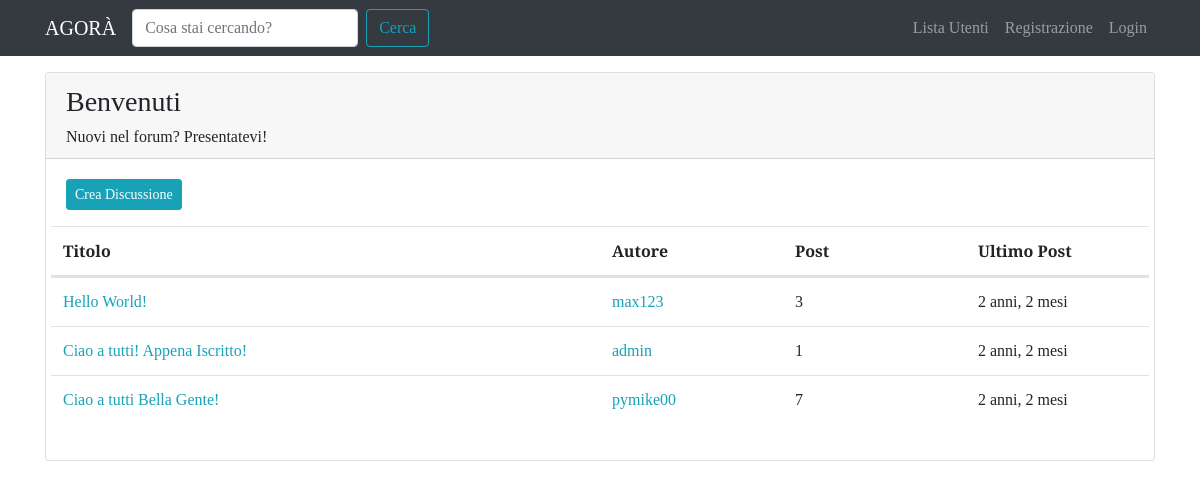
The app's page /forum/sezione/1/ with its own data.
### forum/models.py (models this page shows, shortened)
class Sezione(models.Model):
    nome_sezione = models.CharField(max_length=80)
    descrizione = models.CharField(max_length=150, blank=True, null=True)
    logo_sezione = models.ImageField(blank=True, null=True)
    class Meta:
        verbose_name = "Sezione"
        verbose_name_plural = "Sezioni"

class Discussione(models.Model):
    titolo = models.CharField(max_length=120)
    data_creazione = models.DateTimeField(auto_now_add=True)
    autore_discussione = models.ForeignKey(User, on_delete=models.CASCADE, related_name="discussioni")
    sezione_appartenenza = models.ForeignKey(Sezione, on_delete=models.CASCADE)
    def get_absolute_url(self):
        return reverse("visualizza_discussione", kwargs={"pk": self.pk})
    class Meta:
        verbose_name = "Discussione"
        verbose_name_plural = "Discussioni"

class Post(models.Model):
    autore_post = models.ForeignKey(User, on_delete=models.CASCADE, related_name="posts")
    contenuto = models.TextField()
    data_creazione = models.DateTimeField(auto_now_add=True)
    discussione = models.ForeignKey(Discussione, on_delete=models.CASCADE)
    class Meta:
        verbose_name = "Post"
        verbose_name_plural = "Posts"

### forum/views.py (the view)
# urls.py: path('sezione/<int:pk>/', views.visualizzaSezione, name="sezione_view"),
def visualizzaSezione(request, pk):
    sezione = get_object_or_404(Sezione, pk=pk)
    discussioni_sezione = Discussione.objects.filter(sezione_appartenenza=sezione).order_by("-data_creazione")
    context = {"sezione": sezione, "discussioni": discussioni_sezione}
    return render(request, "forum/singola_sezione.html", context)

### forum/templates/forum/singola_sezione.html (shortened to what this page needs)
{% extends 'base.html' %}
{% block content %}
<div class="card my-3">
    <div class="card-header">
        <h3>{{ sezione.nome_sezione }}</h3>
        <h6 class="card-text">{{ sezione.descrizione }}</h6>
    </div>
    <div class="card-body">
        <a class="btn btn-sm btn-info" href="{% url 'crea_discussione' pk=sezione.pk %}">Crea Discussione</a>
        <table class="table mt-3">
            <thead>
                <tr class="row">
                    <th class="col-lg-6 col-4">Titolo</th>
                    <th class="col-lg-2 col-3">Autore</th>
                    <th class="col-lg-2 col-2">Post</th>
                    <th class="col-lg-2 col-3">Ultimo Post</th>
                </tr>
            </thead>
            <tbody>
                <tr class="row">
                    {% for discussione in discussioni %}
                        <td class="col-lg-6 col-4">
                            <a href="{{ discussione.get_absolute_url }}">{{ discussione.titolo }}</a>
                        </td>
                        <td class="col-lg-2 col-3">
                            <a href="{% url 'user_profile' username=discussione.autore_discussione.username %}">{{ discussione.autore_discussione }}</a>
                        </td>
                        <td class="col-lg-2 col-2">{{ discussione.post_set.count }}</td>
                        <td class="col-lg-2 col-3">{{ discussione.post_set.last.data_creazione|timesince }}</td>
                    {% endfor %}
                </tr>
            </tbody>
        </table>
    </div>
</div>
{% endblock content %}

### templates/base.html (shortened to what this page needs)
{% load static %}
<!doctype html>
<html lang="it">
  <head>
    <link rel="stylesheet" href="https://maxcdn.bootstrapcdn.com/bootstrap/4.0.0/css/bootstrap.min.css"
>
    <link rel="stylesheet" href="{% static 'css/agora.css' %}">
  </head>
  <body>
    <nav class="navbar navbar-expand-lg navbar-dark bg-dark">
        <div class="container">
            <a class="navbar-brand" href="/">AGORÀ</a>
            <div class="collapse navbar-collapse" id="navbarSupportedContent">
                <form class="form-inline my-2 my-lg-0" action="{% url 'funzione_cerca' %}">
                  <input name="q" class="form-control mr-sm-2" type="search" placeholder="Cosa stai cercando?" aria-label="Search">
                  <button class="btn btn-outline-info my-2 my-sm-0" type="submit">Cerca</button>
                </form>
              <ul class="navbar-nav ml-auto">
                <li class="nav-item">
                  <a class="nav-link" href="{% url 'user_list' %}">Lista Utenti <span class="sr-only">(current)</span></a>
                </li>
                {% if request.user.is_authenticated %}
                    <li class="nav-item dropdown">
                      <a class="nav-link dropdown-toggle" href="#" id="navbarDropdown" role="button" data-toggle="dropdown" aria-haspopup="true" aria-expanded="false">
                        {{ request.user.username }}
                      </a>
                      <div class="dropdown-menu" aria-labelledby="navbarDropdown">
                        <a class="dropdown-item" href="{% url 'user_profile' username=request.user.username %}">Profilo</a>
                        <a class="dropdown-item" href="{% url 'password_change' %}">Aggiorna Password</a>
                        <div class="dropdown-divider"></div>
                        <a class="dropdown-item" href="{% url 'logout' %}">Esci</a>
                      </div>
                    </li>
                {% else %}
                    <li class="nav-item">
                      <a class="nav-link" href="{% url 'registration_view' %}">Registrazione</a>
                    </li>
                    <li class="nav-item">
                      <a class="nav-link" href="{% url 'login' %}">Login</a>
                    </li>
                {% endif %}
              </ul>
            </div>
        </div>
    </nav>
    <div class="container">
        {% block content %}
        {% endblock content %}
    </div>
  </body>
</html>

### static-storage/css/agora.css (style rules this page uses)
body { font-family: 'Slabo 27px', serif; }
a, a:hover { color: #17a2b8; }

### records on screen
Sezione: nome_sezione "Benvenuti", descrizione "Nuovi nel forum? Presentatevi!"
Discussione: titolo "Hello World!", autore_discussione "max123", post_set.count "3", post_set.last.data_creazione "2 anni, 2 mesi"
Discussione: titolo "Ciao a tutti! Appena Iscritto!", autore_discussione "admin", post_set.count "1", post_set.last.data_creazione "2 anni, 2 mesi"
Discussione: titolo "Ciao a tutti Bella Gente!", autore_discussione "pymike00", post_set.count "7", post_set.last.data_creazione "2 anni, 2 mesi"
